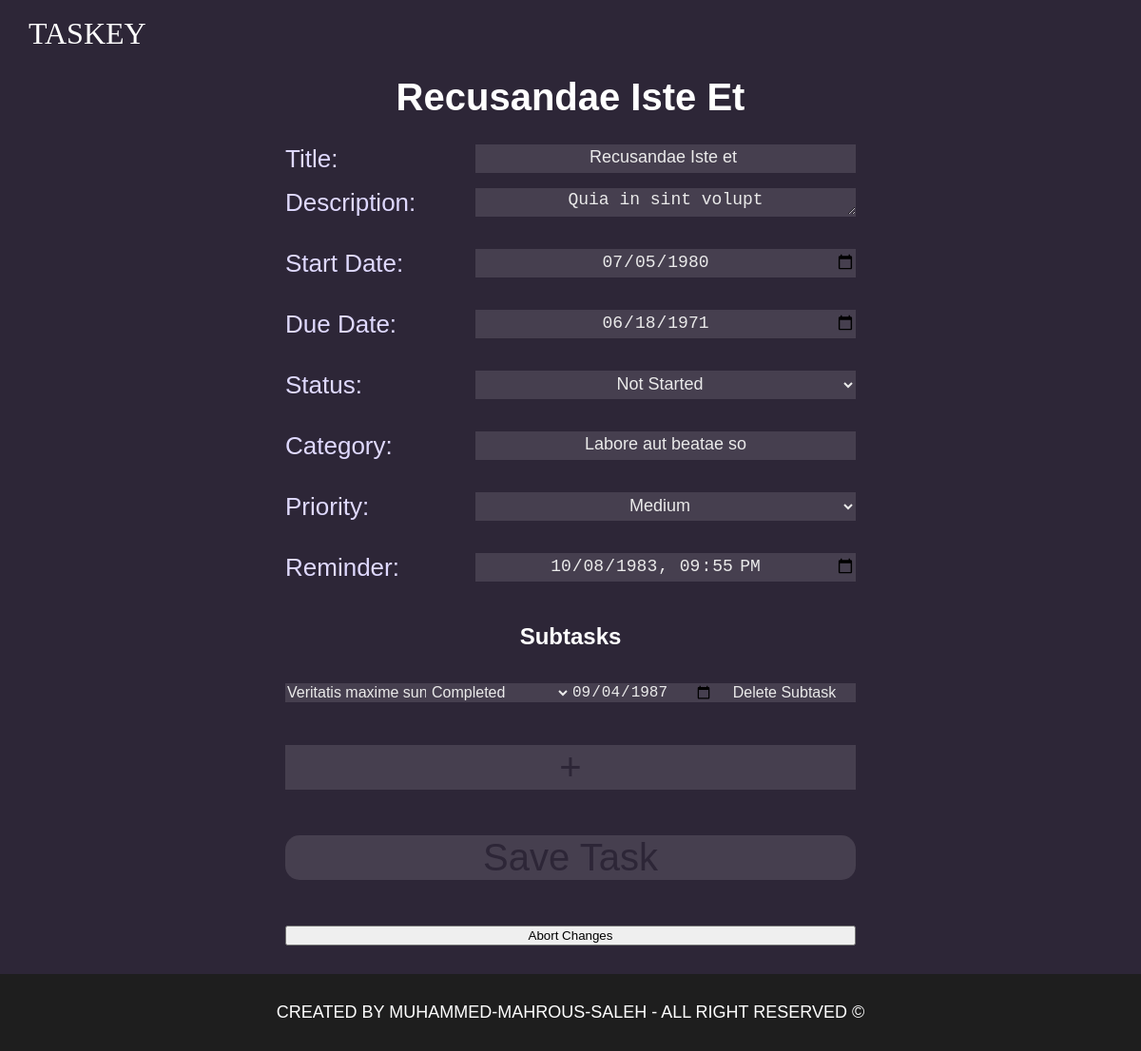
The page /task/6 on the database its author committed.
### tables this page shows
CREATE TABLE Task (
            ID INTEGER PRIMARY KEY AUTOINCREMENT,
            Title TEXT NOT NULL,
            Description TEXT,
            DueDate TEXT,
            Status TEXT NOT NULL,
            Category TEXT,
            Priority INTEGER,
            Reminder TEXT,
            StartDate DATE DEFAULT CURRENT_DATE
        );

CREATE TABLE SubTask (
            ID INTEGER PRIMARY KEY AUTOINCREMENT,
            Title TEXT NOT NULL,
            Status TEXT NOT NULL,
            DueDate TEXT,
            TaskID INTEGER,
            FOREIGN KEY(TaskID) REFERENCES Task(ID)
        );

### app.py (the view)
@app.route('/task/<int:task_id>')
def task_screen(task_id):
    conn = get_db_connection()
    task = conn.execute('SELECT * FROM Task WHERE ID = ?',
                        (task_id,)).fetchone()
    today = date.today()
    subtasks = []
    if task:
        subtasks = conn.execute(
            'SELECT * FROM SubTask WHERE TaskID = ?', (task_id,)).fetchall()
    conn.close()
    return render_template('task.html', task=task, subtasks=subtasks, today=today)

### app.py (called while the page is built)
def get_db_connection():
    conn = sqlite3.connect('tasks.db')
    conn.row_factory = sqlite3.Row
    return conn

### templates/task.html (shortened to what this page needs)
<!DOCTYPE html>
<html lang="en">
<head>
    <link rel="stylesheet" href="../static/css/style.css">
</head>
<body class="task_page">
    <header>
        <nav>
            <div class="logo">
                <a href="\">Taskey</a>
            </div>
        </nav>
    </header>
    <main>
        <h1>{{ task.Title if task else 'New Task' }}</h1>
        <form method="POST" action="{{ url_for('save_task', task_id=task.ID if task else 0) }}">
            <div class="input_container">
                <label for="title">Title:</label>
                <input type="text" name="title" value="{{ task.Title if task else '' }}" required>
            </div>
            <div class="input_container">
                <label for="description">Description:</label>
                <textarea name="description">{{ task.Description if task else '' }}</textarea><br>
            </div>
            <div class="input_container">
                <label for="start_date">Start Date:</label>
                <input id="start_date" type="date" name="start_date" value="{{task.StartDate if task else today}}"><br>
            </div>
            <div class="input_container">
                <label for="due_date">Due Date:</label>
                <input type="date" name="due_date" value="{{ task.DueDate if task else '' }}"><br>
            </div>
            <div class="input_container">
                <label for="status">Status:</label>
                <select name="status">
                    <option value="Not Started" {% if task and task.Status=='Not Started' %}selected{% endif %}>Not
                        Started
                    </option>
                </select><br>
            </div>
            <div class="input_container">
                <label for="category">Category:</label>
                <input type="text" id="category" name="category" value="{{ task.Category if task else '' }}"><br>
            </div>
            <div class="input_container">
                <label for="priority">Priority:</label>
                <select id="priority" name="priority">
                    <option value="2" {{ 'selected' if task and task.Priority==2 }}>Medium</option>
                </select><br>
            </div>
            <div class="input_container">
                <label for="reminder">Reminder:</label>
                <input type="datetime-local" id="reminder" name="reminder"
                    value="{{ task.Reminder if task else '' }}"><br>
            </div>
            <h2>Subtasks</h2>
            <div id="subtasks">
                {% for subtask in subtasks %}
                <div class="subtask">
                    <input type="text" name="subtask_title_{{ loop.index }}" value="{{ subtask.Title }}" required>
                    <select name="subtask_status_{{ loop.index }}">
                        <option value="Completed" {% if subtask.Status=='Completed' %}selected{% endif %}>
                            Completed
                        </option>
                    </select>
                    <input type="date" name="subtask_due_date_{{ loop.index }}" value="{{ subtask.DueDate }}">
                    <button type="button" class="delete_subtask" data-subtask-id="{{ subtask.ID }}">Delete
                        Subtask</button><br><br>
                </div>
                {% endfor %}
            </div>
            <button type="button" id="add_subtask">+</button><br>
            <input type="submit" value="Save Task" id="save_task"><br>
            <button type="button" id="abort_changes" data-task-id='{{ task.ID }}'>Abort Changes</button>
        </form>
    </main>
    <footer>
        created by Muhammed-Mahrous-Saleh - all right reserved ©
    </footer>
</body>
</html>

### static/css/style.css (style rules this page uses)
* { box-sizing: border-box; }
body { font-family: Arial, sans-serif; background-color: #2D2637; margin: 0 auto; }
header { height: 70px; }
nav { width: 100%; height: 70px; margin: 0 auto; padding: 10px 30px; flex-shrink: 0; position: fixed; display: flex; justify-content: space-between; align-items: center; background-color: #2D2637; z-index: 100; }
nav .logo, nav .logo a { text-decoration: none; color: #FFF; text-align: center; font-family: Outfit; font-size: 32px; font-style: normal; font-weight: 400; line-height: normal; text-transform: uppercase; }
footer { width: 100%; margin-top: 30px; padding: 30px 0; text-align: center; background-color: #1E1E1E; color: #FFF; font-size: 18px; font-style: normal; font-weight: 400; line-height: normal; text-transform: lowercase; text-transform: uppercase; }
.task_page main>h1, .task_page main form>h2 { text-align: center; color: white; margin-top: 10px; text-transform: capitalize; }
.task_page main>h1 { font-size: 40px; }
.task_page main form { margin: 0 auto; width: 50%; display: flex; flex-direction: column; gap: 15px; }
.task_page .input_container { display: grid; grid-template-columns: 200px 1fr; }
.task_page .input_container label { color: #dfd9ff; font-size: 26px; font-style: normal; font-weight: 400; line-height: normal; text-transform: capitalize; }
.task_page .input_container input, .task_page .input_container textarea, .task_page .input_container select { height: 30px; background-color: #463F4F; border: none; text-align: center; color: #eaeaea; font-size: 18px; outline: none; border-bottom: 2px transparent solid; }
#subtasks .subtask { display: grid; grid-template-columns: repeat(4, 25%); height: 50px; }
.subtask * { background-color: #463F4F; border: none; outline: none; height: 100%; color: #eaeaea; transition: 0.5s; font-size: 16px; }
#add_subtask, #save_task { background-color: #463F4F; border: none; cursor: pointer; font-size: 40px; color: #2D2637; text-align: center; padding: none; }
#save_task { border-radius: 15px; transition: 0.3s; }
input[type="datetime-local"] { z-index: 1; }

### rows shown on the page
Task: Title "Recusandae Iste Et", title "Recusandae Iste et", description "Quia in sint volupt", start_date "07/05/1980", due_date "06/18/1971", status "Not Started", category "Labore aut beatae so", reminder "10/08/1983 21:55"
SubTask: Title "Veritatis maxime sun", Status "Completed", DueDate "09/04/1987"
